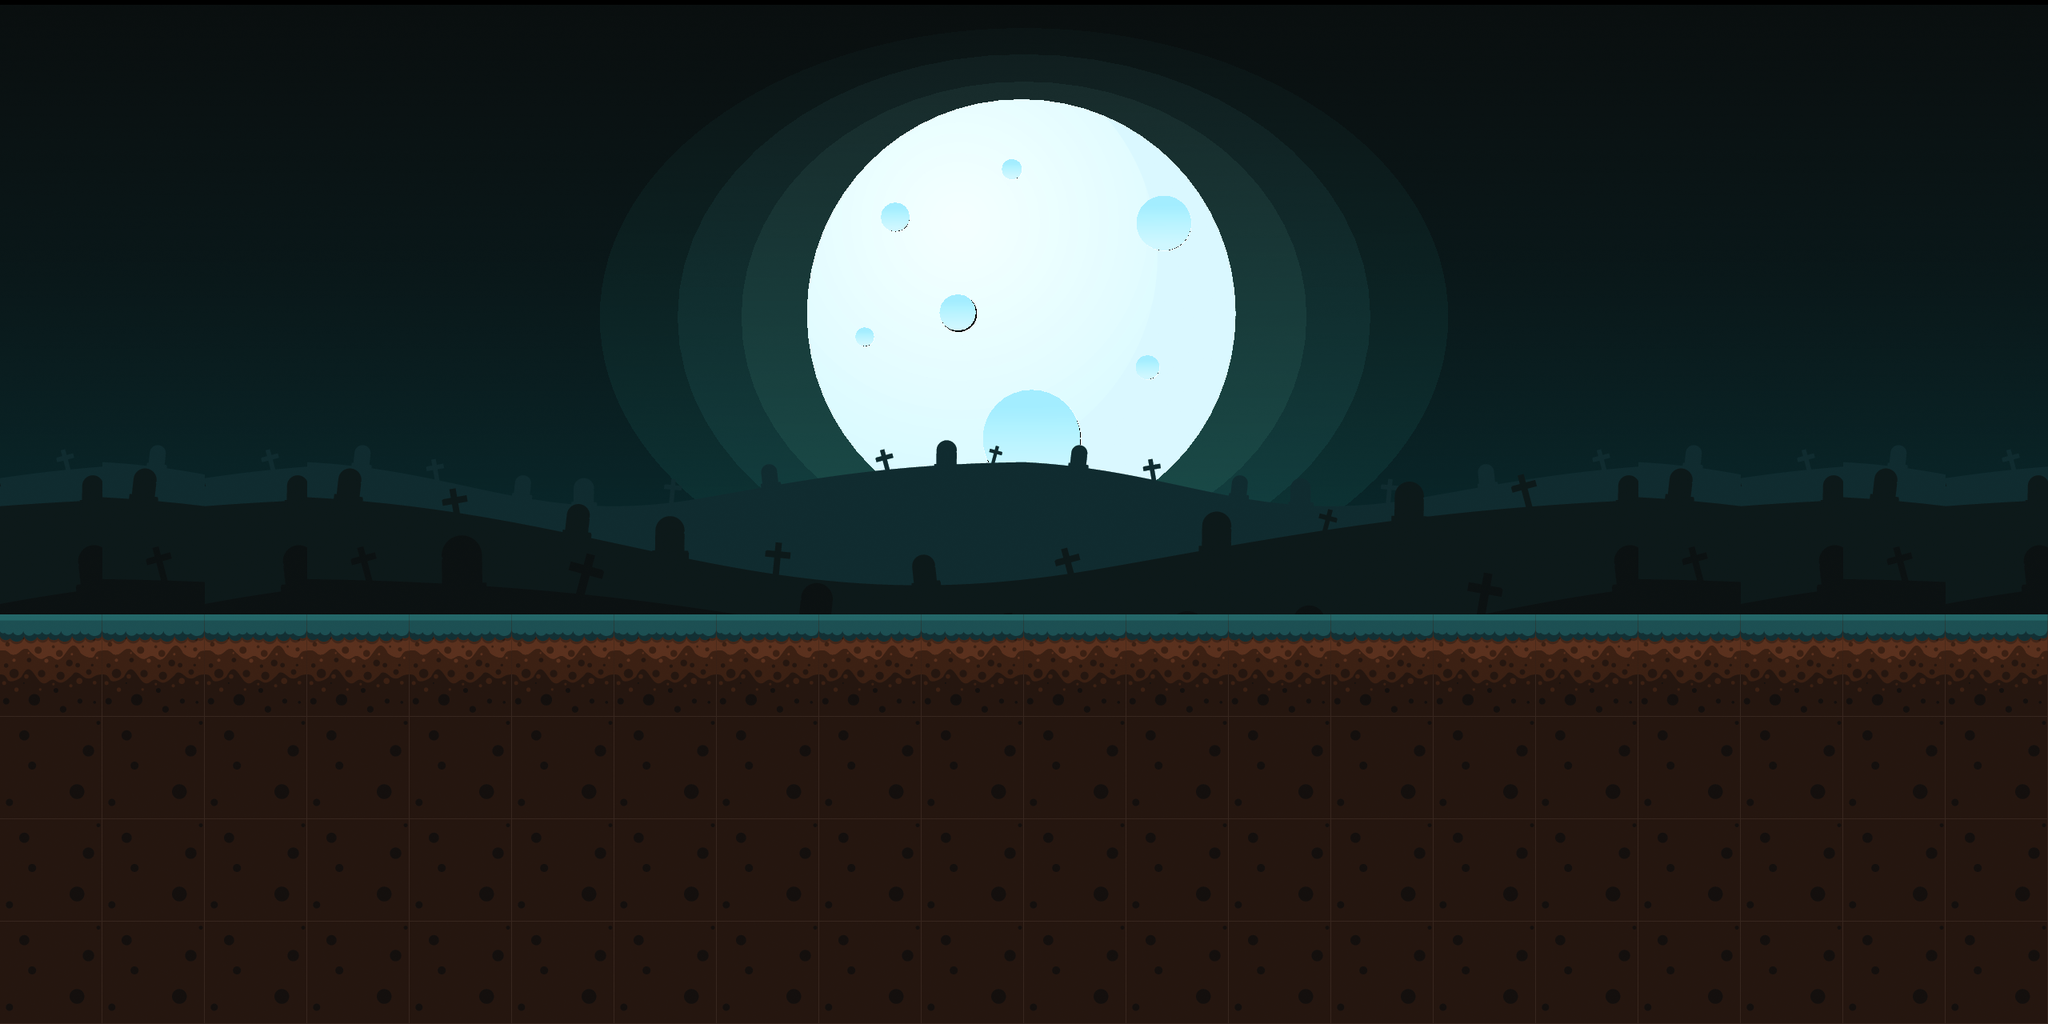

Tiled map render using the project's own tile images. Description and the whole map definition, tile-layer contents included, below:
An orthogonal 20x10 tile map with 128x128 px tiles, 2 tile layers (background, Tile Layer 1).

<map version="1.2" tiledversion="1.2.1" orientation="orthogonal" renderorder="right-down" width="20" height="10" tilewidth="128" tileheight="128" infinite="0" nextlayerid="3" nextobjectid="1">
 <tileset firstgid="1" source="Tiletwo.tsx" />
 <layer id="2" name="background" width="20" height="10">
  <data encoding="csv">
97,85,97,85,86,87,88,89,90,91,92,93,94,95,96,97,85,97,85,97,
111,99,111,99,100,101,102,103,104,105,106,107,108,109,110,111,99,111,99,111,
125,113,125,113,114,115,116,117,118,119,120,121,122,123,124,125,113,125,113,125,
139,127,139,127,128,129,130,131,132,133,134,135,136,137,138,139,127,139,127,139,
153,141,153,141,142,143,144,145,146,147,148,149,150,151,152,153,141,153,141,153,
167,155,167,155,156,157,158,159,160,161,162,163,164,165,166,167,155,167,155,167,
181,169,181,169,170,171,172,173,174,175,176,177,178,179,180,181,169,181,169,181,
195,57,195,183,184,185,57,187,188,189,190,191,192,193,194,195,183,195,183,195,
0,0,0,0,0,0,0,0,0,0,0,0,0,0,0,0,0,0,0,0,
0,0,0,0,0,0,0,0,0,0,0,0,0,0,0,0,0,0,0,0
</data>
 </layer>
 <layer id="1" name="Tile Layer 1" width="20" height="10">
  <data encoding="csv">
0,0,0,0,0,0,0,0,0,0,0,0,0,0,0,0,0,0,0,0,
0,0,0,0,0,0,0,0,0,0,0,0,0,0,0,0,0,0,0,0,
0,0,0,0,0,0,0,0,0,0,0,0,0,0,0,0,0,0,0,0,
0,0,0,0,0,0,0,0,0,0,0,0,0,0,0,0,0,0,0,0,
0,0,0,0,0,0,0,0,0,0,0,0,0,0,0,0,0,0,0,0,
0,0,0,0,0,0,0,0,0,0,0,0,0,0,0,0,0,0,0,0,
3,3,3,3,3,3,3,3,3,3,3,3,3,3,3,3,3,3,3,3,
17,17,17,17,17,17,17,17,17,17,17,17,17,17,17,17,17,17,17,17,
17,17,17,17,17,17,17,17,17,17,17,17,17,17,17,17,17,17,17,17,
17,17,17,17,17,17,17,17,17,17,17,17,17,17,17,17,17,17,17,17
</data>
 </layer>
</map>
